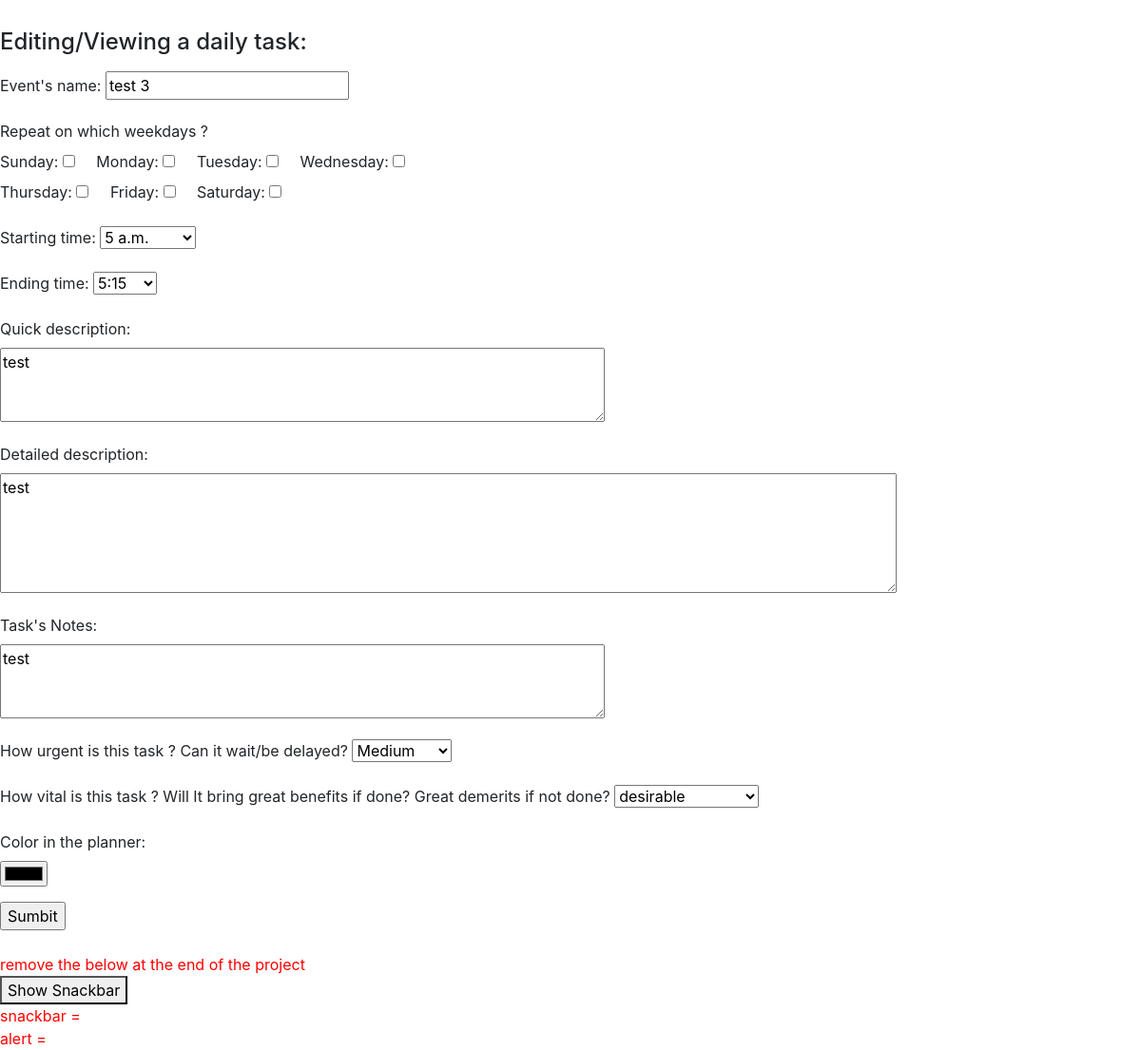
Page /dailytask/2 on the committed database.
### appointment/models.py (models this page shows, shortened)
class DailyTask(models.Model):
    title = models.CharField(u"Event's name",max_length=200,unique=True)
    mon="1"
    tue="2"
    wed="3"
    thu="4"
    fri="5"
    sat="6"
    sun="0"
    weekday_choices = [
        (mon, 'monday'),
        (tue, 'tuesday'),
        (wed, 'wednesday'),
        (thu, 'thursday'),
        (fri, 'friday'),
        (sat, 'saturday'),
        (sun, 'sunday'),
    ]
    weekday = models.ManyToManyField(
        WeekDay,
        related_name="Todaytask",
        blank=True,
        )
    monday=models.BooleanField(default=False)
    tuesday=models.BooleanField(default=False)
    wednesday=models.BooleanField(default=False)
    thursday=models.BooleanField(default=False)
    friday=models.BooleanField(default=False)
    saturday=models.BooleanField(default=False)
    sunday=models.BooleanField(default=False)
    start_time = models.TimeField(u'Starting time',default=f"{start}", help_text=u"Format: hour:minute")
    end_time = models.TimeField(u'Ending time',default=f"{end}", help_text=u"Format: hour:minute")
    quick_description = models.TextField(u"quick description",blank=True, null=True)
    description = models.TextField(u"detailed description",blank=True, null=True)
    notes = models.TextField(u"task's Notes", help_text=u'Textual Notes', blank=True, null=True)
    urgency = models.CharField(u"How urgent is this task ? Can it wait/be delayed?",
        max_length=2,
        choices= urgency_choices,
        default=medium,
    )
    importance = models.CharField(u"How vital is this task ? Will It bring great benefits if done? Great demerits if not done?",
        max_length=2,
        choices= priority_choices,
        default=medium,
    )
    color = models.CharField(u"Color in the planner",max_length= 9,blank=True,null=True)

### appointment/views.py (the view)
# urls.py: path('dailytask/<int:id>',views.dailytask, name='dailytask'),
def dailytask(request,id):
    if request.method == "GET":
        if id != 0:
            obj = models.DailyTask.objects.get(id = id)
            form = forms.DailyTaskForm(instance = obj)
        else:
            obj = models.DailyTask(None)
            form = forms.DailyTaskForm(None)
    if request.method == "POST":
        form=forms.DailyTaskForm(request.POST)
        if form.is_valid():
            print("Dailytask is valid")
            form.save()
            form = forms.DailyTaskForm
    snack=""
    return render(request,"daily.html",{"form":form,"start":start,"end":end,
                                            "repeat_choices":repeat_choices,"priority_choices":priority_choices,
                                            "snack":snack,"id":id,})

### appointment/forms.py (shortened to what this page needs)
class DailyTaskForm(forms.ModelForm):
    class Meta:
        model = models.DailyTask
        fields = ['title','weekday','start_time','end_time','quick_description','description','notes','urgency','importance','color',
                  'monday','tuesday','wednesday','thursday','friday','saturday','sunday',]
        widgets = {
            'start_time': forms.Select(choices=start_choices),
            'end_time': forms.Select(choices=end_choices),
            'quick_description': forms.Textarea(attrs={'cols': 60, 'rows': 3}),
            'description': forms.Textarea(attrs={'cols': 90, 'rows': 5}),
            'notes':forms.Textarea(attrs={'cols': 60, 'rows': 3}),
        }

### appointment/templates/daily.html (shortened to what this page needs)
{% extends 'base_calendar.html' %}
{% block content %}
{% if id != 0 %}
    <form id="dailytask" style="margin-top: 30px;" action="/dailytask/{{form.id}}" method="post" >
      <h4> Editing/Viewing a daily task: </h4>
      {% else %}
    <form id="dailytask" style="margin-top: 30px;" action="/dailytask/0" method="post" >
    <h4> Creating a new daily task: </h4>
    {% endif %}
    <p>
        {{form.title.label_tag}}
        {{form.title}}
      </p>
    <p>
    <label for="id_repeat_wkd">Repeat on which weekdays ?</label><br>
    {{form.sunday.label_tag}}
    {{form.sunday}} &nbsp; &nbsp;
    {{form.monday.label_tag}}
    {{form.monday}} &nbsp; &nbsp;
    {{form.tuesday.label_tag}}
    {{form.tuesday}} &nbsp; &nbsp;
    {{form.wednesday.label_tag}}
    {{form.wednesday}}<br>
    {{form.thursday.label_tag}}
    {{form.thursday}} &nbsp; &nbsp;
    {{form.friday.label_tag}}
    {{form.friday}} &nbsp; &nbsp;
    {{form.saturday.label_tag}}
    {{form.saturday}} &nbsp; &nbsp;
    <br>
    </p>
        <p>
            {{form.start_time.label_tag}}
            {{form.start_time}}
          </p>
        <p>
            {{form.end_time.label_tag}}
            {{form.end_time}}
          </p>
          <p>
            {{form.quick_description.label_tag}}<br>
            {{form.quick_description}}
          </p>
          <p>
            {{form.description.label_tag}}<br>
            {{form.description}}
          </p>
          <p>
            {{form.notes.label_tag}}<br>
            {{form.notes}}
          </p>
          <p>
            {{form.urgency.label_tag}}
            {{form.urgency}}
          </p>
          <p>
            {{form.importance.label_tag}}
            {{form.importance}}
          </p>
          <p>
            {{form.color.label_tag}}<br>
              <input type="color" name="color" id="id_color" value="{{form.color.value}}">
            </p>
        <input type="submit" value="Sumbit">
    </form>
{% endblock %}

### rows in the picture
DailyTask: title "test 3", start_time "5 a.m.", end_time "5:15", quick_description "test", description "test", notes "test", urgency "Medium", importance "desirable"
